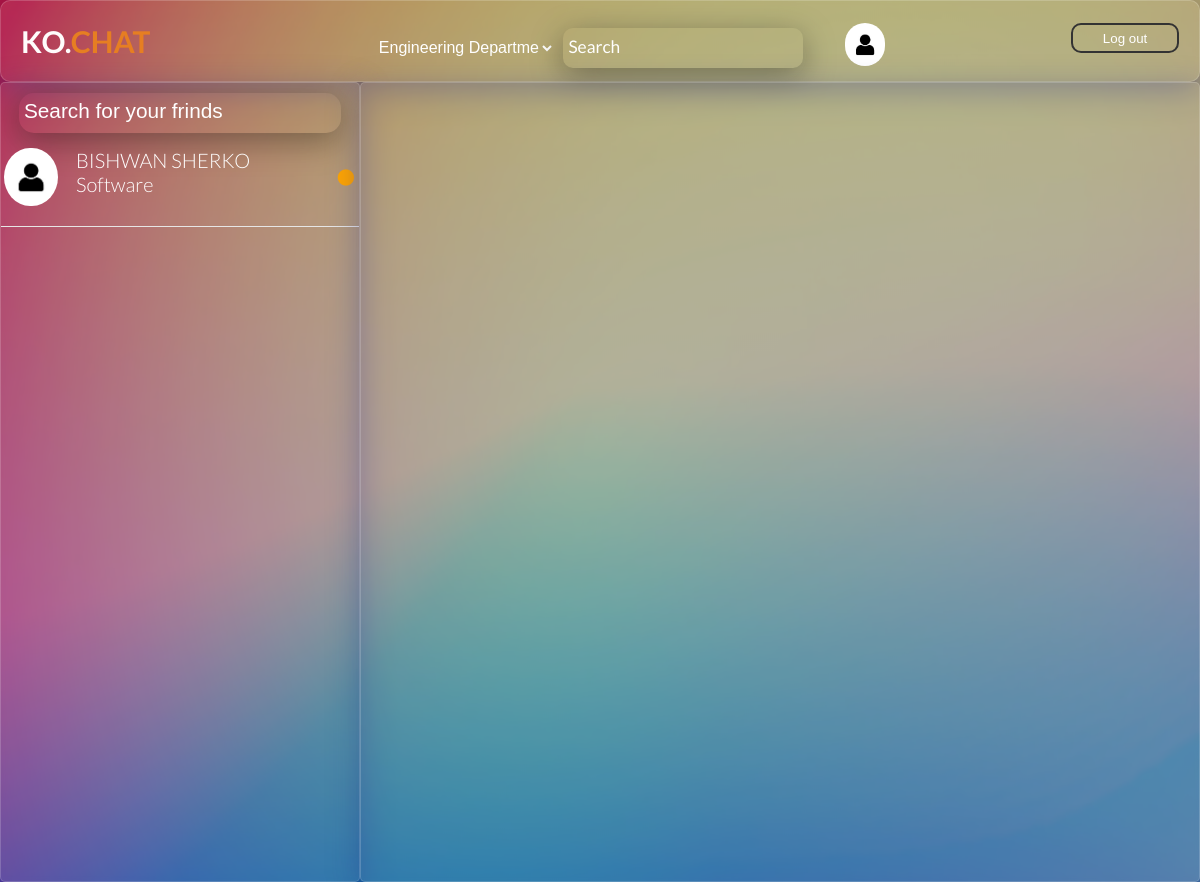
The app's page /home.php with its own data.
### tables this page shows
CREATE TABLE `user` (
  `first_name` varchar(32) NOT NULL,
  `last_name` varchar(32) NOT NULL,
  `email` varchar(32) NOT NULL,
  `password` varchar(32) NOT NULL,
  `department` varchar(32) NOT NULL,
  `stage` varchar(32) NOT NULL,
  `id` int(11) NOT NULL,
  `active` tinyint(4) NOT NULL DEFAULT 0,
  `type` int(1) NOT NULL DEFAULT 0
);

### home.php (the view, shortened to what this page needs)
<?php
  include "connection.php";
  ?>
<!DOCTYPE html>
<html>
<head>
    <link type="text/css" href="style2.css?v=<?php echo time(); ?>" rel="stylesheet">
    <link type="text/css" href="responsive_home.css?v=<?php echo time(); ?>" rel="stylesheet">
    <link rel="stylesheet" type="text/css" href="vendors/css/ionicons.min.css">
</head>
<body>
    <section class="all">
<div class="header">
    <h1>ko.<span class="chat-edit">chat</span></h1>
<?php
$type='visible';
if($_SESSION['type']==='1'){
    $type='visible';
}
else{
    $type='hidden';
}
?>
    <a href="#poppap"><button class="addmin" id="addmin" style="visibility:<?php echo $type; ?>;">addmin</button></a>
    <select class="groups">
        <option>Engineering Departments</option>
    </select>
    <input type="text" placeholder="Search" class="search_box">
    <div class="user_info">
    <p>
        <a href="#" class="pro_link">
        <img src="user.jpg" class="pro_img">
    </a>
    </p>
    <a href="log_out.php"><button class="log_out">Log out</button></a>
</div>
</div>
<div class="frind">
<input type="text" class="frind_search" placeholder="Search for your frinds">
        <?php
        if($_SESSION['type']==1){
            $sql="SELECT * FROM user WHERE (type='1' ||department='".$_SESSION['department']."')&&email!='".$_SESSION['email']."'";
            $result=mysqli_query($connection,$sql);
        }else{
             $department=$_SESSION['department'];
             $sql="SELECT * FROM user WHERE (type='0' ||first_name='".$department."')&&email!='".$_SESSION['email']."'";
             $result=mysqli_query($connection,$sql);
        }
             if(mysqli_num_rows($result)>0){
                while ($row=mysqli_fetch_assoc($result)){
                ?>
                 <?php $get_frind_name_by_email=$row['email'];?>
                <a href="#" id="<?php echo $get_frind_name_by_email;?>" onclick="load_message(this)">
                   <div class="content">
    <img class="frind_img" src="user.jpg">
    <div class="details">
    <span class="frind_name" > <?php echo $row['first_name'];?></span><span class="frind_name"> <?php echo $row['last_name'];?></span>
    <p class="rseve_massege"><?php echo $row['department'];?></p>
</div>
</div>
<?php
if($row['active']==="1"){
    ?>
    <div class="status_dot" style="color:green;"><i class="ion-record"></i></div>
    <?php
}
else{
    ?>
    <div class="status_dot" style="color:orange;"><i class="ion-record"></i></div>
    <?php
}
?>
</a>
               <?php
                }
             }
        ?>
</div>
<div class="chat">
    </div>
</section>
</body>
</html>

### style2.css (style rules this page uses)
* { margin: 0px; padding: 0px; box-sizing: border-box; }
body { overflow: hidden; font-size: 20px; color: #fff; font-weight: 300; font-family: 'Lato',sans-serif; text-rendering: optimizeLegibility; background-image:linear-gradient(rgba(0, 0, 0, 0.315),rgba(0, 0, 0, 0.356)),url(back.jpg); background-position:bottom; background-size: cover; height: 100vh; margin-top: 0px; }
.header { padding: 2px 0; width: 100%; height: 10%; background: rgba( 255, 255, 255, 0.10 ); box-shadow: 0 8px 32px 0 rgba( 31, 38, 135, 0.37 ); backdrop-filter: blur( 2.5px ); -webkit-backdrop-filter: blur( 2.5px ); border-radius: 10px; border: 1px solid rgba( 255, 255, 255, 0.18 ); margin-top: 0px; }
.groups { font-size: 80%; width: 15%; height: 30px; outline: none; margin-right: 5px; background-color: transparent; border: 0; color: #fff; }
.groups option { color: #fff; background-color: #333; }
h1 { text-transform: uppercase; color: #fffcfc; margin: 20px; display: inline-block; }
.chat-edit { color:#e67e22; }
.search_box { width: 20%; height: 40px; background: transparent; outline: none; border: 0; border-radius: 10px; box-shadow: 0 8px 32px 0 rgba(8, 8, 8, 0.37); color: black; font-family: 'Lato',sans-serif; }
.user_info { float: right; width: 30%; height: 100%; position: relative; }
.user_info p { position: absolute; margin-bottom:0px; display: inline; bottom: 3px; }
.log_out { cursor: pointer; outline: none; font-weight: 300; background: transparent; margin: 20px; width: 30%; height: 30px; float: right; color: #fff; border: 0; border-radius: 10px; border:solid 2px #333; transition: background-color 0.2s,border-color 0.2s,color 0.2s; }
.pro_img { width: 40px; border-radius: 25px; }
.pro_link { text-decoration: none; color: #fff; font-family: 'lato',sans-serif; padding-left: 5px; }
.frind { overflow: hidden; width: 30%; background: rgba( 255, 255, 255, 0.10 ); box-shadow: 0 8px 32px 0 rgba( 31, 38, 135, 0.37 ); backdrop-filter: blur( 2.5px ); -webkit-backdrop-filter: blur( 2.5px ); border-radius: 5px; border: 1px solid rgba( 255, 255, 255, 0.18 ); height: 100vh; float: left; overflow-y: scroll; }
.chat { width: 70%; float: right; background: rgba( 255, 255, 255, 0.10 ); box-shadow: 0 8px 32px 0 rgba( 31, 38, 135, 0.37 ); backdrop-filter: blur( 2.5px ); -webkit-backdrop-filter: blur( 2.5px ); border-radius: 5px; border: 1px solid rgba( 255, 255, 255, 0.18 ); height: 100vh; }
.frind_search { width: 90%; height: 40px; background: transparent; outline: none; border:0; box-shadow: 0 8px 32px 0 rgba(8, 8, 8, 0.37); font-size: 80%; border-radius: 15px; margin: 10px 5%; }
.frind a { margin-top: 5px; display: flex; align-items: center; padding-bottom: 20px; justify-content: space-between; border-bottom: 1px solid #e6e6e6; text-decoration: none; color: #fff; }
.content { display: flex ; }
.details { margin-left: 15px; }
.frind_img { width: 60px; border-radius: 35px; padding-right: 3px; padding-left: 3px; }
.status_dot { margin-right: 5px; }

### responsive_home.css (style rules this page uses)
@media only screen and (max-width : 1270px) { .search_box { width: 20%; } }

### records on screen
user: first_name "BISHWAN", last_name "SHERKO", department "Software", active 0 (drawn)
